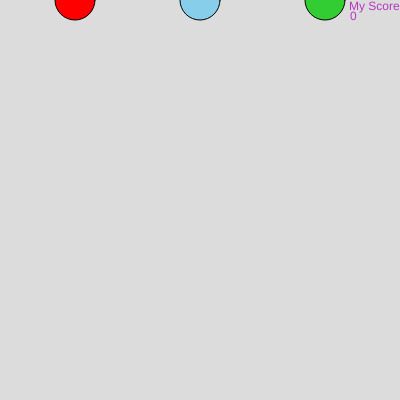
Frame 1 (no input)
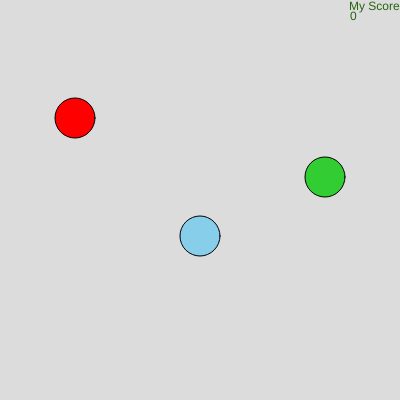
Frame 60 (no input)
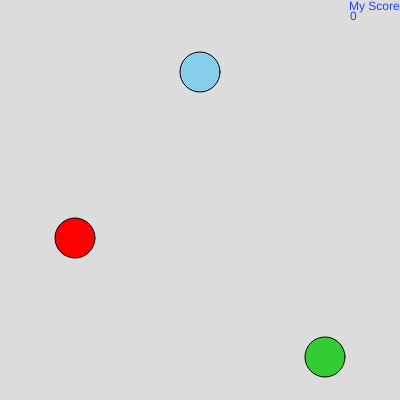
Frame 120 (the mouse pressed at the canvas centre since frame 60)

The p5.js sketch that drew these frames (run headless with seeded random() and noise() and a simulated clock; from frame 60 on, the mouse is pressed at the canvas centre):

// p5.js sketch
// ── sketch.js
var ball2 = 0;

var ball1 = 0;

var ball3 = 0;

var score = 0;

function setup() {
  createCanvas(400, 400);
}

function draw() {
  background(220);

  fill("skyblue");
  ellipse(200, ball2, 40, 40);

  fill("red");
  ellipse(75, ball1, 40, 40);

  fill("limegreen");
  ellipse(325, ball3, 40, 40);

  ball1 = ball1 + 2;

  ball2 = ball2 + 4;

  ball3 = ball3 + 3;

  if (ball2 > 400) {
    ball2 = 0;
  }

  if (ball1 > 400) {
    ball1 = 0;
  }

  if (ball3 > 400) {
    ball3 = 0;
  }
  fill(random(255), random(255), random(255));
  text("My Score", 349, 10);
  text(score, 350, 20);
}

function keyPressed() {
  score = score + 25;

if(key=='s' && ball3>350){}
if(key=='s' && ball2>350){}
if(key=='s' && ball1>350){}
}
